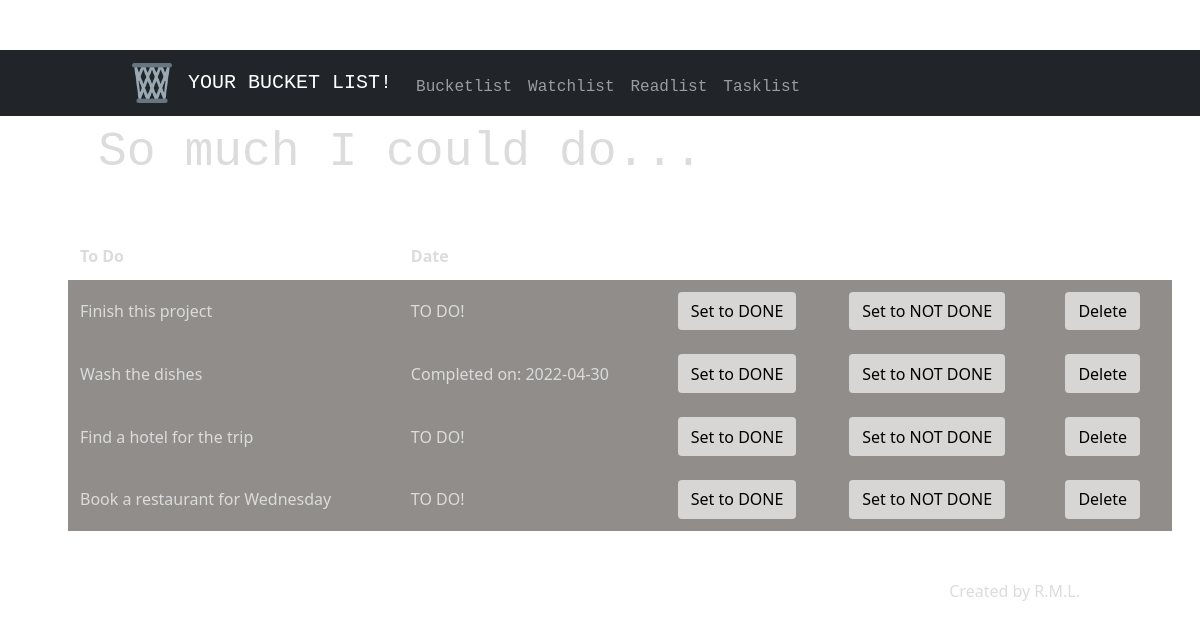
Page /task on the committed database.
### tables this page shows
CREATE TABLE bucketlist (
    id INTEGER,
    name TEXT,
    status TEXT, 
    type TEXT,
    date TEXT,
    PRIMARY KEY(id)
);

### app.py (the view)
@app.route("/task", methods=["GET"])
def task():
    if request.method == "GET":
        tasklist = db.execute("SELECT * FROM bucketlist WHERE type='task'")
        return render_template("bucketlist.html", my_list=tasklist)

### app.py (called while the page is built)
@app.after_request
def after_request(response):
    response.headers["Cache-Control"] = "no-cache, no-store, must-revalidate"
    response.headers["Expires"] = 0
    response.headers["Pragma"] = "no-cache"
    return response

### templates/bucketlist.html (shortened to what this page needs)
{% extends "layout.html" %}
{% block main %}
    <div class="section">
        <h1 class="needpadding">So much I could do...</h1>
        <table>
            <thead>
                <tr>
                    <th>To Do</th>
                    <th>Date</th>
                </tr>
            </thead>
            <tbody>
                {% for entry in my_list %}
                    <tr>
                        <td>{{ entry["name"] }}</td>
                        {% if entry["status"] == "DONE": %}
                            <td>Completed on: {{ entry["date"] }}</td>
                        {% else: %}
                            <td>TO DO!</td>
                        {% endif %}
                        <td>
                            <form action="/done" method="post">
                                <input type="submit" value="Set to DONE">
                            </form>
                        </td>
                        <td>
                            <form action="/undone" method="post">
                                <input type="submit" value="Set to NOT DONE">
                            </form>
                        </td>
                        <td>
                            <form action="/delete" method="post">
                                <input type="submit" value="Delete">
                            </form>
                        </td>
                    </tr>
                {% endfor %}
            </tbody>
        </table>
    </div>
{% endblock %}

### static/styles.css (style rules this page uses)
body { color: #212529; font-size: 1rem; font-weight: 400; line-height: 1.5; margin: 0; text-align: left; background-image: url('552A1503.jpg'); background-attachment: fixed; background-size: cover; background-repeat: no-repeat; }
.section { color:gainsboro; padding-bottom: 2rem; padding-left: 3rem; padding-right: 3rem; padding-top: 0.5rem; }
h1 { font-family:'Courier New', Courier, monospace; font-size: 48px; }
button, input[type="submit"] { background-color: #ffffffa4; border: 1px solid transparent; border-radius: 0.25rem; line-height: 1.5; padding: 0.4rem 0.75rem; font-size: 1rem; font-weight: 500; text-align: center; vertical-align: middle; }
table { background-color: transparent; margin-bottom: 1rem; width: 100%; margin-left: 20px; padding-right: 20px; }
table th, table td { padding: 0.75rem; vertical-align: middle; }
tbody tr { background-color: rgba(37, 30, 24, 0.507) }
.needpadding { margin-left: 50px; }

### rows in the picture
bucketlist: name "Finish this project", status "TO DO!"
bucketlist: name "Wash the dishes", date "2022-04-30"
bucketlist: name "Find a hotel for the trip", status "TO DO!"
bucketlist: name "Book a restaurant for Wednesday", status "TO DO!"
